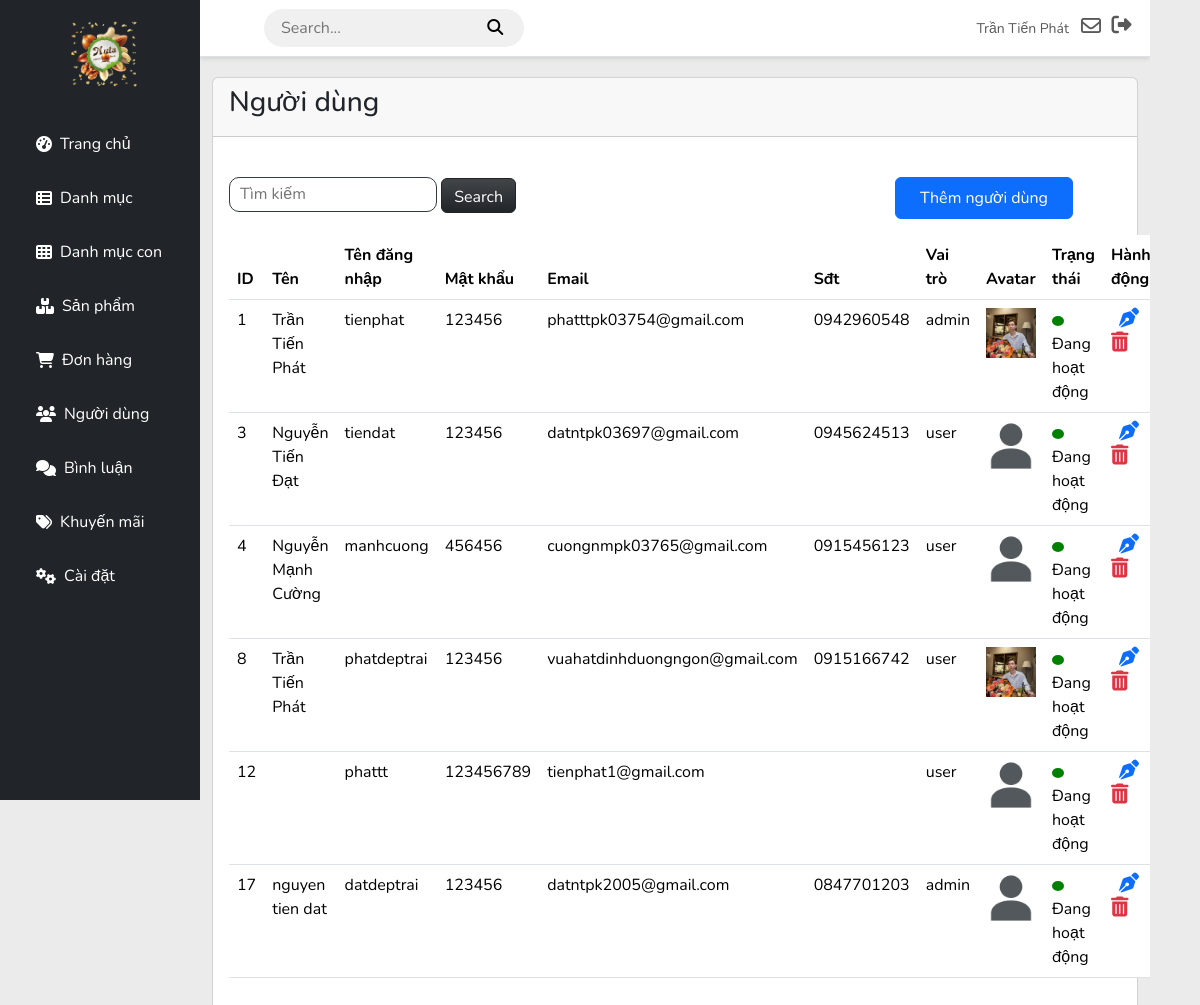
The page /admin/users/list.php (signed in) on the database its author committed.
### tables this page shows
CREATE TABLE `users` (
  `username` varchar(250) NOT NULL,
  `phone` varchar(10) NOT NULL,
  `email` varchar(250) NOT NULL,
  `role` varchar(250) NOT NULL,
  `status` varchar(250) NOT NULL,
  `image` varchar(250) NOT NULL DEFAULT 'default.jpg',
  `password` varchar(250) NOT NULL,
  `idUser` int(11) NOT NULL,
  `name` varchar(250) NOT NULL,
  `token` int(11) NOT NULL,
  `otpCreated` int(11) NOT NULL,
  `otp` int(11) NOT NULL
);

### client/DBUntil.php (called while the page is built, shortened)
<?php
include "Database.php";
class DBUntil
{
    private $connection = null;
    function __construct()
    {
        $db = new Database(HOST, USERNAME, PASSWORD, DB_NAME);
        $this->connection = $db->getConnection();
    }
    public function select($sql, $params = [])
    {
        $stmt = $this->connection->prepare($sql);
        $stmt->execute($params);
        $stmt->setFetchMode(PDO::FETCH_ASSOC);
        return $stmt->fetchAll();
    }
}

### client/Database.php (called while the page is built, shortened)
<?php
class Database
{
    private $host;
    private $username;
    private $password;
    private $dbname;
    public function __construct($host, $username, $password, $dbname)
    {
        $this->host = $host;
        $this->username = $username;
        $this->password = $password;
        $this->dbname = $dbname;
    }
    public function getConnection()
    {
        try {
            $url = "mysql:host=" . $this->host . ";dbname=" . $this->dbname;
            $this->connection = new PDO($url, $this->username, $this->password);
            $this->connection->setAttribute(PDO::ATTR_ERRMODE, PDO::ERRMODE_EXCEPTION);
            return $this->connection;
        } catch (\Exception $e) {
            echo "Error: " . $e->getMessage();
            return null;
        }
    }
}

### admin/users/list.php (the view, shortened to what this page needs)
<?php
    include "../../client/DBUntil.php";
    $dbHelper = new DBUntil();
    $searchTerm = isset($_GET['search']) ? trim($_GET['search']) : "";
    $listUser = [];
    if (!empty($searchTerm)) {
        $listUser = $dbHelper->select("SELECT * FROM users WHERE name LIKE ?", array('%' . $searchTerm . '%'));
    } else {
        $listUser = $dbHelper->select("SELECT * FROM users");
    }
?>
<!DOCTYPE html>
<html lang="en">
<?php include "../includes/head.php" ?>
<body>
    <div id="wrapper">
        <?php include "../includes/sidebar.php" ?>
        <div id="content">
            <?php include "../includes/nav.php" ?>
            <div class="container-fluid">
                <div class="row">
                    <div class="col-md-12">
                        <div class="card">
                            <div class="card-header">
                                <h3 class="card-title">Người dùng</h3>
                            </div>
                            <div class="card-body">
                                <div class="d-flex justify-content-between mt-4">
                                    <div class="search-items">
                                        <form method="GET">
                                            <input class="input-search mb-3" type="search" name="search" id="search"
                                                placeholder="Tìm kiếm" style="height: 35px;">
                                            <button type="submit" class="btn btn-dark bg-gradient text-white"
                                                style="height: 35px">Search</button>
                                        </form>
                                    </div>
                                    <div class="add-category">
                                        <a href="./add.php" class="btn btn-primary px-4 mb-3 mx-5 py-2">Thêm người
                                            dùng</a>
                                    </div>
                                </div>
                                <table class="table">
                                    <thead>
                                        <tr>
                                            <th>ID</th>
                                            <th>Tên</th>
                                            <th>Tên đăng nhập</th>
                                            <th>Mật khẩu</th>
                                            <th>Email</th>
                                            <th>Sđt</th>
                                            <th>Vai trò</th>
                                            <th>Avatar</th>
                                            <th>Trạng thái</th>
                                            <th>Hành động</th>
                                        </tr>
                                    </thead>
                                    <tbody>
                                        <?php foreach ($listUser as $users) { ?>
                                        <tr>
                                            <td><?php echo $users['idUser']?></td>
                                            <td><?php echo $users['name']?></td>
                                            <td><?php echo $users['username']?></td>
                                            <td><?php echo $users['password']?></td>
                                            <td><?php echo $users['email']?></td>
                                            <td><?php echo $users['phone']?></td>
                                            <td><?php echo $users['role']?></td>
                                            <td><img style="width: 50px; height: 50px;"
                                                    src="image/<?php echo $users['image']?>"></img></td>
                                            <td>
                                                <button style="margin-right: 5px; border: none; width: 10px; height: 10px; border-radius: 100%; background-color:
                                    <?php
                                        if($users['status'] == "Đang hoạt động"){
                                            echo 'green';
                                        }
                                        else if($users['status'] == "Ngừng hoạt động"){
                                            echo 'red';
                                        }else{
                                            echo 'white';
                                        }
                                            ?>">
                                                </button>
                                                <?php echo $users['status'];?>
                                            </td>
                                            <td>
                                                <div class="action">
                                                    <a href="update.php?id=<?php echo $users['idUser']; ?>"
                                                        class="update_product text-decoration-none fw-bold mx-2"><i class="fs-5 fa-solid fa-pen-nib"></i></a>
                                                    <a href="javascript:void(0);"
                                                        class="remove_categories fw-bold text-danger text-decoration-none"
                                                        onclick="confirmDelete('<?php echo $users['idUser'] ?>')"><i class="fs-5 fa-solid fa-trash-can"></i></a>
                                                </div>
                                            </td>
                                        </tr>
                                        <?php }?>
                                    </tbody>
                                </table>
                            </div>
                        </div>
                    </div>
                </div>
            </div>
        </div>
    </div>
</body>
</html>

### admin/includes/nav.php (shortened to what this page needs)
<?php
    $dbHelper = new DBUntil();
    $idUser = $_SESSION['idUser'] ?? null;
    $users = $dbHelper->select("SELECT * FROM users WHERE idUser = $idUser") ?? null;
    $name = $users[0]['name'] ?? null;
?>
<nav class="navbar">
    <div class="search-nav mx-5">
        <form action>
            <input type="search" name="search" id="search" placeholder="Search...">
            <button>
                <i class="fa-solid fa-search"></i>
            </button>
        </form>
    </div>
    <ul class="navbar-nav ml-auto">
        <li class="nav-item  no-arrow d-flex align-items-center mr-3">
            <a class="nav-link" href="#" id="user" aria-haspopup="true" aria-expanded="false">
                <span class="mr-2 d-none d-lg-inline text-gray-600 small "><?php echo $name ?></span>
                <i class="fa-regular fa-envelope text-gray-400 fs-5 mr-2 mx-2"></i>
            </a>
            <div class="logout">
                <a class="nav-link" href="../../client/index.php" data-toggle="modal" data-target="#logoutModal">
                    <i class="fas fa-sign-out-alt fa-sm fa-fw fs-5 mr-2 text-gray-400"></i>
                </a>
            </div>
        </li>
    </ul>
</nav>

### admin/css/style.css (style rules this page uses)
body { font-family: 'Nunito', sans-serif; background-color: #ebebeb; margin: 0; padding: 0; }
#wrapper { display: flex; width: 100%; align-items: stretch; }
.navbar { background-color: #ffffff !important; box-shadow: 0 2px 4px rgba(0, 0, 0, 0.1); border-bottom: 1px solid #dee2e6; padding: 0.5rem 1rem; width: 100%; }
#content { margin-left: 200px; width: calc(100% - 250px); overflow-y: auto; }
.container-fluid { padding-top: 20px; }
.search-nav input { background-color: transparent; border: none; }
.search-nav button { background-color: transparent; border: none; }
.search-nav { padding: 6px 15px; background-color: #F0F0F0; border-radius: 20px; }
.search-items form input[type="search"] { background-color: transparent; border-radius: 10px; border: 0.5px solid #343a40; padding-left: 10px; }

### rows shown on the page
users: name "Trần Tiến Phát", idUser "1", username "tienphat", password "123456", email "phatttpk03754@gmail.com", phone "0942960548", role "admin", image (picture), status "Đang hoạt động"
users: idUser "3", name "Nguyễn Tiến Đạt", username "tiendat", password "123456", email "datntpk03697@gmail.com", phone "0945624513", role "user", image (placeholder picture), status "Đang hoạt động"
users: idUser "4", name "Nguyễn Mạnh Cường", username "manhcuong", password "456456", email "cuongnmpk03765@gmail.com", phone "0915456123", role "user", image (placeholder picture), status "Đang hoạt động"
users: idUser "8", name "Trần Tiến Phát", username "phatdeptrai", password "123456", email "vuahatdinhduongngon@gmail.com", phone "0915166742", role "user", image (picture), status "Đang hoạt động"
users: idUser "12", username "phattt", password "123456789", email "tienphat1@gmail.com", role "user", image (picture), status "Đang hoạt động"
users: idUser "17", name "nguyen tien dat", username "datdeptrai", password "123456", email "datntpk2005@gmail.com", phone "0847701203", role "admin", image (picture), status "Đang hoạt động"
